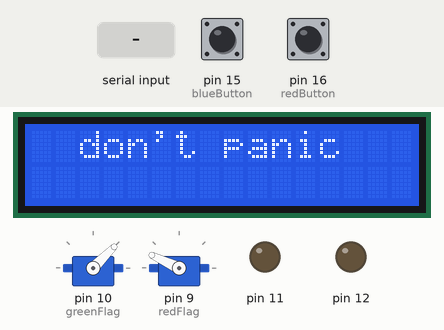
A sketch run on a simulated Arduino Uno, built for the host (arithmetic inside an expression is 32-bit, double 64-bit). Parts: 16×2 character LCD, 2 × servo, output pins drawn as LEDs (lit = HIGH). The inputs (shaded band) are chosen by the test bench; at power-on: pin 15 (blueButton) HIGH, pin 16 (redButton) HIGH.

Above: at 1.2 s.
1.3 s: pin 15 (blueButton) pulled LOW for 0.15 s
At 1.9 s:
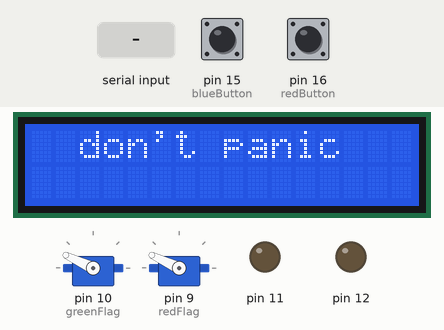
3.0 s: pin 16 (redButton) pulled LOW for 0.15 s
At 4.4 s:
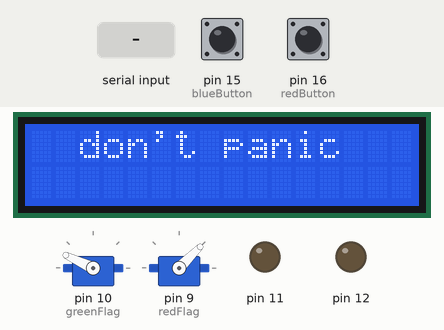
4.7 s: "s" received over the second serial link
6.2 s: "g" received over the second serial link
At 6.7 s:
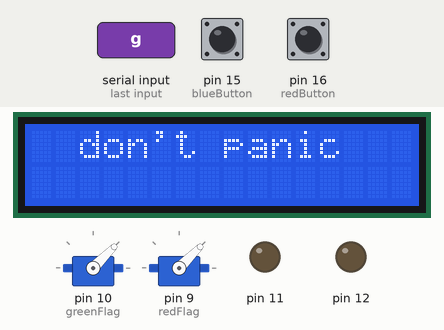
7.7 s: "s" received over the second serial link
9.2 s: "r" received over the second serial link
At 10.2 s:
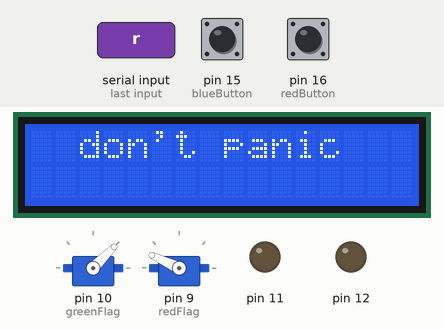
Timing chart, 0 to 11.7 s (numbered marks = the images above; inputs shaded):
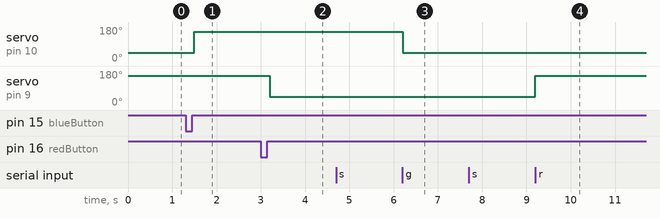

Measured:
- after the input at 1.3 s, servo on pin 10 (greenFlag): 45° → 155° after 0.20 s
- after the input at 3.0 s, servo on pin 9 (redFlag): 155° → 45° after 0.20 s
- after the input at 6.2 s, servo on pin 10 (greenFlag): 155° → 45° at once
- after the input at 9.2 s, servo on pin 9 (redFlag): 45° → 155° at once

The sketch:

ShockClock.ino
```cpp
#include <Time.h>

#include <Bounce.h>

#include <LiquidCrystal.h>
#include <Servo.h>
#include "protothread.h"
#include "UserInterface.h"

// initialize the library with the numbers of the interface pins
//                fs,en,d4,d5,d6,d7
//                0, 1, 2, 3, 4, 5
//LiquidCrystal lcd(8, 9, 4, 5, 6, 7);
LiquidCrystal lcd(0, 1, 2, 3, 4, 5);
Servo greenFlag;
Servo redFlag;

Bounce redButton = Bounce(16, 50);
Bounce blueButton = Bounce(15, 50);


HardwareSerial uart = HardwareSerial();


int greenRaised = 0;
int redRaised = 0;

// shocker is pin 11

// green button is pin 15
// red button is pin 16

// keypad is analog pin A0 (21)

void setup() {
  uart.begin(9600);

  lcd.begin(16, 2);
  lcd.print("  don't panic");

  greenFlag.attach(10);
  redFlag.attach(9);

  pinMode(11, OUTPUT);
  pinMode(12, OUTPUT);

  pinMode(16, INPUT);
  pinMode(15, INPUT);
  digitalWrite(16, HIGH);
  digitalWrite(15, HIGH);

  lowerRed();
  lowerGreen();
}

void raiseRed() {
  redFlag.write(45);
  redRaised = 1;
}

void lowerRed() {
  redFlag.write(155);
  redRaised = 0;
}

void raiseGreen() {
  greenFlag.write(155);
  greenRaised = 1;
}

void lowerGreen() {
  greenFlag.write(45);
  greenRaised = 0;
}


void loop() {

  if (uart.available() > 0) {
    int cmd = uart.read();

    if (cmd == 's') {
      digitalWrite(12, HIGH);
      delay(5);
      digitalWrite(12, LOW);

    } else if (cmd == 'R') {
      raiseRed();

    } else if (cmd == 'r') {
      lowerRed();

    } else if (cmd == 'G') {
      raiseGreen();

    } else if (cmd == 'g') {
      lowerGreen();
    }
  }

  redButton.update();
  if (redButton.risingEdge()) {
    redRaised = !redRaised;

    if (redRaised) {
      raiseRed();
    } else {
      lowerRed();
    }
  }

  blueButton.update();
  if (blueButton.risingEdge()) {
    greenRaised = !greenRaised;

    if (greenRaised) {
      raiseGreen();
    } else {
      lowerGreen();
    }
  }


}
```

UserInterface.h
```cpp
// pseudo interface for all UserInterfaces
/*
class UserInterface {
  public:
    virtual int tick() = 0;
};
*/

#define CURRENT_TEMP 0
#define SET_TEMP_MIN     12
#define SET_TEMP_MAX     13
#define VELOCITY     1
#define DURATION     2

#define SETTINGS                    3

#define SETTINGS_SET_TIME           4
#define SETTINGS_SET_TIME_HOUR      5
#define SETTINGS_SET_TIME_MINUTE    6

#define SETTINGS_SET_SCHED          7
#define SETTINGS_SET_SCHED_MODE     14
#define SETTINGS_SET_SCHED_HOUR     8
#define SETTINGS_SET_SCHED_MINUTE   9
#define SETTINGS_SET_SCHED_TEMP_MIN 10
#define SETTINGS_SET_SCHED_TEMP_MAX 11

#define INFO_SCREEN 15

#define UP    1
#define DOWN  2
#define LEFT  3
#define RIGHT 0

static int adc_key_val[5] ={
  30, 150, 360, 535, 760};

template<
  class ThermostatStrategy,
  class ThermostatSchedule,
  class HvacDriver>
class ThermostatUserInterface /* : UserInterface */ {
  private:
    struct pt keyThread;
    struct pt printThread;

    int key;
    int oldkey;

    int configMode;

    int displayState;

    LiquidCrystal* lcd;
    ThermostatStrategy* thermostatStrategy;
    ThermostatSchedule* thermostatSchedule;
    HvacDriver* hvacDriver;
    float* temperature;
    float* outsideTemperature;
    float* forecastTemperature;
    char slaveId;

    // Convert ADC value to key number
    int get_key(unsigned int input) {
      int NUM_KEYS = 5;
      int k;

      for (k = 0; k < NUM_KEYS; k++) {
        if (input < adc_key_val[k]) {

          return k;
        }
      }

      if (k >= NUM_KEYS)
        k = -1;     // No valid key pressed

      return k;
    }

    void printDigits(int digits){
      // utility function for digital clock display: prints preceding colon and leading 0
      lcd->print(":");

      if(digits < 10) {
        lcd->print('0');
      }

      lcd->print(digits);
    }

    int getKeyThreadFunction(struct pt *pt) {
      PT_BEGIN(pt);

      while (1) {
        key = get_key(analogRead(0));

        if (key != oldkey) {
          PT_DELAY(pt, 10);		// wait for debounce time
          key = get_key(analogRead(0));    // read the value from the sensor
          		        // convert into key press
          if (key != oldkey) {
            oldkey = key;


            if (displayState == CURRENT_TEMP) {
              if (key == UP){
                displayState = SETTINGS_SET_SCHED;
              } else if (key == DOWN) {
                displayState = INFO_SCREEN;
              } else if (key == RIGHT) {
                displayState = SET_TEMP_MIN;
              }

            } else if (displayState == INFO_SCREEN) {
              if (key == UP){
                displayState = CURRENT_TEMP;
              } else if (key == DOWN) {
                displayState = SETTINGS_SET_TIME;
              }

            } else if (displayState == SET_TEMP_MIN) {
              if (key == UP){
                thermostatStrategy->setMinTemp(thermostatStrategy->getMinTemp() + 1);
              } else if (key == DOWN) {
                thermostatStrategy->setMinTemp(thermostatStrategy->getMinTemp() - 1);
              } else if (key == LEFT) {
                displayState = CURRENT_TEMP;
              } else if (key == RIGHT) {
                displayState = SET_TEMP_MAX;
              }

            } else if (displayState == SET_TEMP_MAX) {
              if (key == UP){
                thermostatStrategy->setMaxTemp(thermostatStrategy->getMaxTemp() + 1);
              } else if (key == DOWN) {
                thermostatStrategy->setMaxTemp(thermostatStrategy->getMaxTemp() - 1);
              } else if (key == LEFT) {
                displayState = SET_TEMP_MIN;
              } else if (key == RIGHT) {
                displayState = CURRENT_TEMP;
              }


            } else if (displayState == SETTINGS_SET_TIME) {
              if (key == UP){
                displayState = INFO_SCREEN;
              } else if (key == DOWN) {
                displayState = SETTINGS_SET_SCHED;
              } else if (key == RIGHT) {
                displayState = SETTINGS_SET_TIME_HOUR;
              }

            } else if (displayState == SETTINGS_SET_TIME_HOUR) {
              if (key == UP){
                setTime(now() + (60 * 60));
              } else if (key == DOWN) {
                setTime(now() - (60 * 60));
              } else if (key == LEFT) {
                displayState = SETTINGS_SET_TIME;
              } else if (key == RIGHT) {
                displayState = SETTINGS_SET_TIME_MINUTE;
              }

            } else if (displayState == SETTINGS_SET_TIME_MINUTE) {
              if (key == UP){
                setTime(now() + (60));
              } else if (key == DOWN) {
                setTime(now() - (60));
              } else if (key == LEFT) {
                displayState = SETTINGS_SET_TIME_HOUR;
              } else if (key == RIGHT) {
                displayState = SETTINGS_SET_TIME;
              }

            } else if (displayState == SETTINGS_SET_SCHED) {
              configMode = 0;

              if (key == UP){
                displayState = SETTINGS_SET_TIME;
              } else if (key == DOWN) {
                displayState = CURRENT_TEMP;
              } else if (key == RIGHT) {
                displayState = SETTINGS_SET_SCHED_MODE;
              }

            } else if (displayState == SETTINGS_SET_SCHED_MODE) {
              if (key == UP){
                configMode = (configMode + 3) % 4;
              } else if (key == DOWN) {
                configMode = (configMode + 1) % 4;
              } else if (key == LEFT) {
                displayState = SETTINGS_SET_SCHED;
              } else if (key == RIGHT) {
                displayState = SETTINGS_SET_SCHED_HOUR;
              }

            } else if (displayState == SETTINGS_SET_SCHED_HOUR) {
              if (key == UP){
                thermostatSchedule->setStartTime(
                  configMode,
                  (thermostatSchedule->getStartTime(configMode) + ((unsigned long)1 * 60 * 60)) % ((unsigned long)24 * 60 * 60));

              } else if (key == DOWN) {
                thermostatSchedule->setStartTime(
                  configMode,
                  (thermostatSchedule->getStartTime(configMode) + ((unsigned long)23 * 60 * 60)) % ((unsigned long)24 * 60 * 60));

              } else if (key == LEFT) {
                displayState = SETTINGS_SET_SCHED_MODE;
              } else if (key == RIGHT) {
                displayState = SETTINGS_SET_SCHED_MINUTE;
              }

            } else if (displayState == SETTINGS_SET_SCHED_MINUTE) {
              if (key == UP){
                thermostatSchedule->setStartTime(
                  configMode,
                  (thermostatSchedule->getStartTime(configMode) + ((unsigned long)1 * 60)) % ((unsigned long)60 * 60));
              } else if (key == DOWN) {
                thermostatSchedule->setStartTime(
                  configMode,
                  (thermostatSchedule->getStartTime(configMode) + ((unsigned long)59 * 60)) % ((unsigned long)60 * 60));
              } else if (key == LEFT) {
                displayState = SETTINGS_SET_SCHED_HOUR;
              } else if (key == RIGHT) {
                displayState = SETTINGS_SET_SCHED_TEMP_MIN;
              }

            } else if (displayState == SETTINGS_SET_SCHED_TEMP_MIN) {
              if (key == UP){
                thermostatSchedule->setMinTemp(
                  configMode,
                  thermostatSchedule->getMinTemp(configMode) + 1);

              } else if (key == DOWN) {
                thermostatSchedule->setMinTemp(
                  configMode,
                  thermostatSchedule->getMinTemp(configMode) - 1);

              } else if (key == LEFT) {
                displayState = SETTINGS_SET_SCHED_MINUTE;
              } else if (key == RIGHT) {
                displayState = SETTINGS_SET_SCHED_TEMP_MAX;
              }

            } else if (displayState == SETTINGS_SET_SCHED_TEMP_MAX) {
              if (key == UP){
                thermostatSchedule->setMaxTemp(
                  configMode,
                  thermostatSchedule->getMaxTemp(configMode) + 1);

              } else if (key == DOWN) {
                thermostatSchedule->setMaxTemp(
                  configMode,
                  thermostatSchedule->getMaxTemp(configMode) - 1);

              } else if (key == LEFT) {
                displayState = SETTINGS_SET_SCHED_TEMP_MIN;
              } else if (key == RIGHT) {
                configMode = (configMode + 1) % 4;

                if (configMode == 0) {
                  displayState = SETTINGS_SET_SCHED;
                } else {
                  displayState = SETTINGS_SET_SCHED_MODE;
                }
              }
            }

            lcd->clear();
            updateDisplay();
          }
        }

        PT_DELAY(pt, 100);
      }
      PT_END(pt);
    }

    int printThreadFunction(struct pt *pt) {
      PT_BEGIN(pt);

      while (1) {
        updateDisplay();
        PT_DELAY(pt, 1000);
      }

      PT_END(pt);
    }

    void updateDisplay() {
      time_t currentTime = now();

      if (displayState == CURRENT_TEMP) {
        lcd->setCursor(0, 0);
        lcd->print(hourFormat12(currentTime));
        printDigits(minute(currentTime));
        lcd->print(" ");

        if (isAM(currentTime)) {
          lcd->print("AM ");
        } else {
          lcd->print("PM ");
        }


        lcd->setCursor(10, 0);
        if (hvacDriver->isHeating()) {
          lcd->print("H");
        } else {
          lcd->print(" ");
        }

        if (hvacDriver->isCooling()) {
          lcd->print("C");
        } else {
          lcd->print(" ");
        }

        if (hvacDriver->isFan()) {
          lcd->print("F");
        } else {
          lcd->print(" ");
        }

        if (hvacDriver->isUpstairsZone()) {
          lcd->print(" ");
        } else {
          lcd->print("U");
        }

        if (hvacDriver->isDownstairsZone()) {
          lcd->print(" ");
        } else {
          lcd->print("D");
        }

        if (hvacDriver->isVent()) {
          lcd->print("V");
        } else {
          lcd->print(" ");
        }


        lcd->setCursor(0, 1);
        lcd->print((int) *temperature);
        lcd->print((char) 223);
        lcd->print(" ");
        lcd->print(slaveId);
        lcd->print("  ");

        lcd->setCursor(10, 1);
        lcd->print(thermostatSchedule->getModeString());

      } else if (displayState == INFO_SCREEN) {
        lcd->setCursor(0, 0);
        lcd->print("Outside: ");
        lcd->print((int) *outsideTemperature);
        lcd->print((char) 223);

        lcd->setCursor(0, 1);
        lcd->print("Forecast: ");
        lcd->print((int) *forecastTemperature);
        lcd->print((char) 223);

      } else if (displayState == SET_TEMP_MIN) {
        lcd->setCursor(0, 0);
        lcd->print("Min Temp");

        lcd->setCursor(0, 1);
        lcd->print(thermostatStrategy->getMinTemp());

      } else if (displayState == SET_TEMP_MAX) {
        lcd->setCursor(0, 0);
        lcd->print("Max Temp");

        lcd->setCursor(0, 1);
        lcd->print(thermostatStrategy->getMaxTemp());


      } else if (displayState == SETTINGS_SET_TIME) {
        lcd->setCursor(0, 0);
        lcd->print("Set Time");

      } else if (displayState == SETTINGS_SET_TIME_HOUR) {
        lcd->setCursor(0, 0);
        lcd->print("Set Hour");

        lcd->setCursor(0, 1);
        lcd->print(hour(currentTime));
        printDigits(minute(currentTime));

      } else if (displayState == SETTINGS_SET_TIME_MINUTE) {
        lcd->setCursor(0, 0);
        lcd->print("Set Minute");

        lcd->setCursor(0, 1);
        lcd->print(hour(currentTime));
        printDigits(minute(currentTime));


      } else if (displayState == SETTINGS_SET_SCHED) {
        lcd->setCursor(0, 0);
        lcd->print("Set Schedule");

      } else if (displayState == SETTINGS_SET_SCHED_MODE) {
        lcd->setCursor(0, 0);
        lcd->print(thermostatSchedule->getModeString(configMode));

      } else if (displayState == SETTINGS_SET_SCHED_HOUR) {
        lcd->setCursor(0, 0);
        lcd->print(thermostatSchedule->getModeString(configMode));
        lcd->print(" Hour");

        lcd->setCursor(0, 1);
        lcd->print((thermostatSchedule->getStartTime(configMode) % ((unsigned long) 24 * 60 * 60))/(60 * 60));

      } else if (displayState == SETTINGS_SET_SCHED_MINUTE) {
        lcd->setCursor(0, 0);
        lcd->print(thermostatSchedule->getModeString(configMode));
        lcd->print(" Minute");

        lcd->setCursor(0, 1);
        lcd->print((thermostatSchedule->getStartTime(configMode) % ((unsigned long) 60 * 60)) / 60);

      } else if (displayState == SETTINGS_SET_SCHED_TEMP_MIN) {
        lcd->setCursor(0, 0);
        lcd->print(thermostatSchedule->getModeString(configMode));
        lcd->print(" Min Temp");

        lcd->setCursor(0, 1);
        lcd->print(thermostatSchedule->getMinTemp(configMode));

      } else if (displayState == SETTINGS_SET_SCHED_TEMP_MAX) {
        lcd->setCursor(0, 0);
        lcd->print(thermostatSchedule->getModeString(configMode));
        lcd->print(" Max Temp");

        lcd->setCursor(0, 1);
        lcd->print(thermostatSchedule->getMaxTemp(configMode));
      }
    }

  public:
    ThermostatUserInterface(
      LiquidCrystal* _lcd,
      ThermostatStrategy* _thermostatStrategy,
      ThermostatSchedule* _thermostatSchedule,
      HvacDriver* _hvacDriver,
      float* _temperature,
      float* _outsideTemperature,
      float* _forecastTemperature,
      char _slaveId
    ) {
      lcd = _lcd;
      thermostatStrategy = _thermostatStrategy;
      thermostatSchedule = _thermostatSchedule;
      hvacDriver = _hvacDriver;
      temperature = _temperature;
      outsideTemperature = _outsideTemperature;
      forecastTemperature = _forecastTemperature;
      slaveId = _slaveId;

      configMode = 0;
      displayState = CURRENT_TEMP;

      PT_INIT(&keyThread);
      PT_INIT(&printThread);
    }

    int tick() {
      getKeyThreadFunction(&keyThread);
      printThreadFunction(&printThread);
    }
};
```

Source omitted: protothread.h (13094 bytes)
